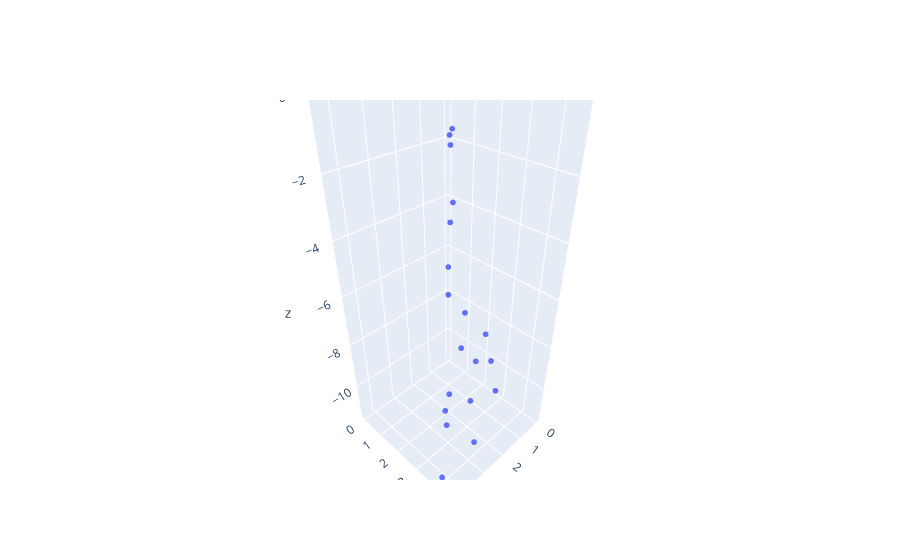

The notebook cell saved with this chart:
### Code cell
w_5 = out_5["x"][: mp.shape[2]].reshape(1, -1)
pts = np.append(mp_norm[0], np.ones((1, mp.shape[2])), axis=0)
pts_3d = w_5 * pts

fig = go.Figure(
    data=[
        go.Scatter3d(
            x=pts_3d[0, :],
            y=pts_3d[1, :],
            z=pts_3d[2, :],
            mode="markers",
            marker=dict(size=2),
        )
    ]
)
fig.show()

### Figure 1 — Plotly figure (JSON) as saved in the notebook; plotly's stock layout.template omitted (floating-point values rounded to 4 significant figures; data arrays with more than 128 entries replaced by an {"elided": "..."} marker saying what was removed)
{"data": [{"marker": {"size": 2}, "mode": "markers", "type": "scatter3d", "x": {"elided": "807 float values"}, "y": {"elided": "807 float values"}, "z": {"elided": "807 float values"}}], "layout": {}}
